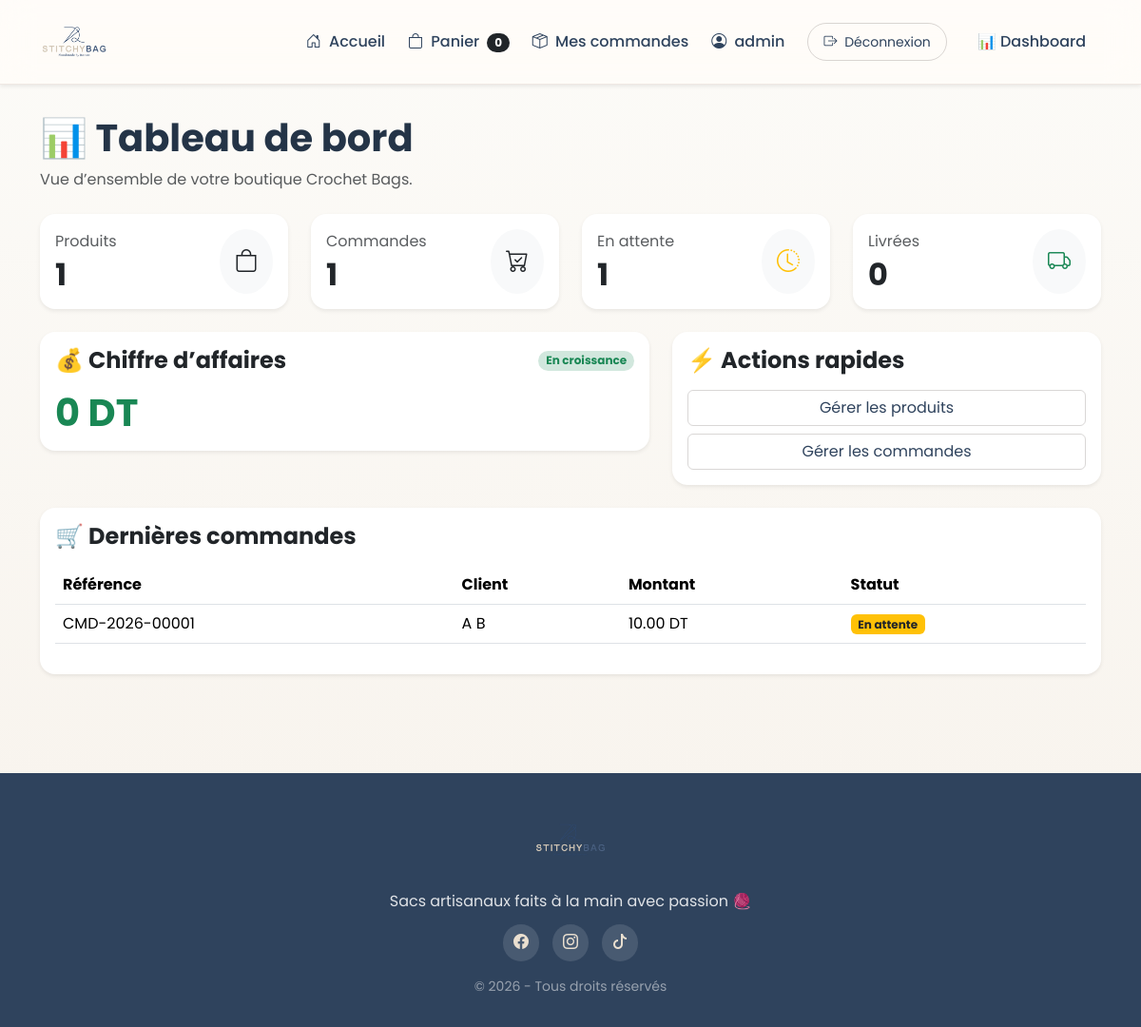
Page /dashboard/ (signed in) on the earlier database version.
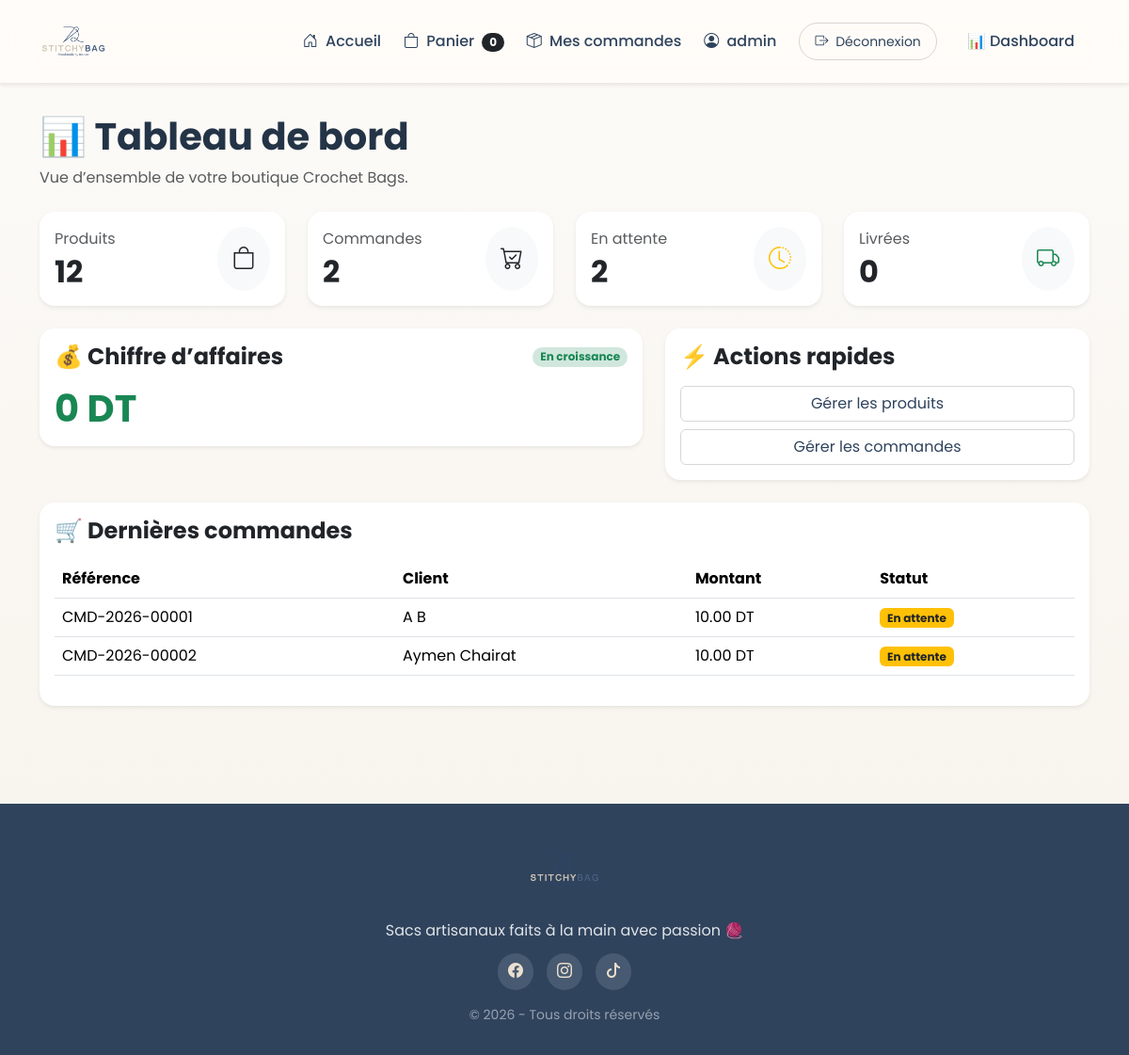
Same page on the later database version.
### shop/models.py (models this page shows, shortened)
class Order(models.Model):
    reference = models.CharField(
        max_length=20,
        unique=True,
        blank=True
    )
    user = models.ForeignKey(
    User,
    on_delete=models.CASCADE,
    null=True,
    blank=True
)
    first_name = models.CharField(max_length=100)
    last_name = models.CharField(max_length=100)
    phone = models.CharField(max_length=20)
    address = models.TextField()
    city = models.CharField(max_length=100)
    comment = models.TextField(blank=True, default="")
    total_price = models.DecimalField(
        max_digits=10,
        decimal_places=2,
        default=0
    )
    status = models.CharField(
        max_length=20,
        choices=OrderStatus.choices,
        default=OrderStatus.PENDING
    )
    created_at = models.DateTimeField(
        auto_now_add=True
    )

### shop/views.py (the view)
@staff_member_required
def dashboard(request):
    total_products = Product.objects.count()
    total_orders = Order.objects.count()
    pending_orders = Order.objects.filter(
        status='pending'
    ).count()
    delivered_orders = Order.objects.filter(
        status='delivered'
    ).count()
    revenue = (
        Order.objects.filter(
            status='delivered'
        ).aggregate(
            total=Sum('total_price')
        )['total']
        or 0
    )
    recent_orders = Order.objects.all()[:10]
    context = {
        "total_products": total_products,
        "total_orders": total_orders,
        "pending_orders": pending_orders,
        "delivered_orders": delivered_orders,
        "revenue": revenue,
        "recent_orders": recent_orders,
    }
    return render(
        request,
        "dashboard/dashboard.html",
        context
    )

### shop/cart.py (called while the page is built)
    def __len__(self):
        return sum(self.cart.values())

### shop/context_processors.py (called while the page is built)
def cart_count(request):
    cart = Cart(request)
    return {
        "cart_count": len(cart)
    }

### templates/dashboard/dashboard.html
{% extends 'base.html' %}
{% block content %}
<div class="mb-4">
    <h1 class="fw-bold mb-2">📊 Tableau de bord</h1>
    <p class="text-muted">Vue d’ensemble de votre boutique Crochet Bags.</p>
</div>
<div class="row g-4 mb-4">
    <div class="col-md-6 col-xl-3">
        <div class="card shadow-sm border-0 rounded-4 h-100">
            <div class="card-body d-flex align-items-center justify-content-between">
                <div>
                    <p class="text-muted mb-1">Produits</p>
                    <h2 class="fw-bold mb-0">{{ total_products }}</h2>
                </div>
                <div class="rounded-circle p-3 bg-light text-dark">
                    <i class="bi bi-bag fs-4"></i>
                </div>
            </div>
        </div>
    </div>
    <div class="col-md-6 col-xl-3">
        <div class="card shadow-sm border-0 rounded-4 h-100">
            <div class="card-body d-flex align-items-center justify-content-between">
                <div>
                    <p class="text-muted mb-1">Commandes</p>
                    <h2 class="fw-bold mb-0">{{ total_orders }}</h2>
                </div>
                <div class="rounded-circle p-3 bg-light text-dark">
                    <i class="bi bi-cart-check fs-4"></i>
                </div>
            </div>
        </div>
    </div>
    <div class="col-md-6 col-xl-3">
        <div class="card shadow-sm border-0 rounded-4 h-100">
            <div class="card-body d-flex align-items-center justify-content-between">
                <div>
                    <p class="text-muted mb-1">En attente</p>
                    <h2 class="fw-bold mb-0">{{ pending_orders }}</h2>
                </div>
                <div class="rounded-circle p-3 bg-light text-warning">
                    <i class="bi bi-clock-history fs-4"></i>
                </div>
            </div>
        </div>
    </div>
    <div class="col-md-6 col-xl-3">
        <div class="card shadow-sm border-0 rounded-4 h-100">
            <div class="card-body d-flex align-items-center justify-content-between">
                <div>
                    <p class="text-muted mb-1">Livrées</p>
                    <h2 class="fw-bold mb-0">{{ delivered_orders }}</h2>
                </div>
                <div class="rounded-circle p-3 bg-light text-success">
                    <i class="bi bi-truck fs-4"></i>
                </div>
            </div>
        </div>
    </div>
</div>
<div class="row g-4">
    <div class="col-lg-7">
        <div class="card shadow-sm border-0 rounded-4">
            <div class="card-body">
                <div class="d-flex justify-content-between align-items-center mb-3">
                    <h4 class="fw-bold mb-0">💰 Chiffre d’affaires</h4>
                    <span class="badge rounded-pill bg-success-subtle text-success">En croissance</span>
                </div>
                <h1 class="fw-bold text-success mb-0">{{ revenue }} DT</h1>
            </div>
        </div>
    </div>
    <div class="col-lg-5">
        <div class="card shadow-sm border-0 rounded-4">
            <div class="card-body">
                <h4 class="fw-bold mb-3">⚡ Actions rapides</h4>
                <a href="/admin/shop/product/" class="btn btn-outline-dark w-100 mb-2">Gérer les produits</a>
                <a href="/admin/shop/order/" class="btn btn-outline-dark w-100">Gérer les commandes</a>
            </div>
        </div>
    </div>
</div>
<div class="card shadow-sm border-0 rounded-4 mt-4">
    <div class="card-body">
        <h4 class="fw-bold mb-3">🛒 Dernières commandes</h4>
        <div class="table-responsive">
            <table class="table align-middle">
                <thead>
                <tr>
                    <th>Référence</th>
                    <th>Client</th>
                    <th>Montant</th>
                    <th>Statut</th>
                </tr>
                </thead>
                <tbody>
                {% for order in recent_orders %}
                <tr>
                    <td>{{ order.reference }}</td>
                    <td>{{ order.first_name }} {{ order.last_name }}</td>
                    <td>{{ order.total_price }} DT</td>
                    <td>
                        {% if order.status == 'delivered' %}
                        <span class="badge bg-success">{{ order.get_status_display }}</span>
                        {% elif order.status == 'pending' %}
                        <span class="badge bg-warning text-dark">{{ order.get_status_display }}</span>
                        {% else %}
                        <span class="badge bg-danger">{{ order.get_status_display }}</span>
                        {% endif %}
                    </td>
                </tr>
                {% endfor %}
                </tbody>
            </table>
        </div>
    </div>
</div>
{% endblock %}

### templates/base.html (shortened to what this page needs)
{% load static %}
<!DOCTYPE html>
<html lang="fr">
<head>
    <link href="https://cdn.jsdelivr.net/npm/bootstrap@5.3.3/dist/css/bootstrap.min.css" rel="stylesheet">
    <link rel="stylesheet" href="https://cdn.jsdelivr.net/npm/bootstrap-icons@1.11.3/font/bootstrap-icons.css">
    <link rel="stylesheet" href="{% static 'css/style.css' %}">
</head>
<body class="page-body">
<nav class="navbar navbar-expand-lg sticky-top shadow-sm">
    <div class="container">
        <a class="navbar-brand fw-bold d-flex align-items-center" href="/">
            <img src="{% static 'images/logo.png' %}" alt="StitchyBag logo" class="navbar-logo">
        </a>
        <div class="collapse navbar-collapse" id="menu">
            <ul class="navbar-nav ms-auto align-items-lg-center gap-lg-2">
                <li class="nav-item">
                    <a class="nav-link" href="/">
                        <i class="bi bi-house-door me-1"></i> Accueil
                    </a>
                </li>
                <li class="nav-item">
                    <a class="nav-link" href="{% url 'cart' %}">
                        <i class="bi bi-bag me-1"></i> Panier
                        <span class="badge rounded-pill bg-dark ms-1">{{ cart_count }}</span>
                    </a>
                </li>
                {% if user.is_authenticated %}
                <li class="nav-item">
                    <a class="nav-link" href="{% url 'my_orders' %}">
                        <i class="bi bi-box-seam me-1"></i> Mes commandes
                    </a>
                </li>
                <li class="nav-item">
                    <a class="nav-link" href="#">
                        <i class="bi bi-person-circle me-1"></i> {{ user.username }}
                    </a>
                </li>
                <li class="nav-item">
                    <form method="post" action="{% url 'logout' %}" class="d-inline">
                        <button type="submit" class="btn btn-outline-dark btn-sm ms-2">
                            <i class="bi bi-box-arrow-right me-1"></i> Déconnexion
                        </button>
                    </form>
                </li>
                {% endif %}
                {% if user.is_authenticated and user.is_staff %}
<li class="nav-item">
    <a class="nav-link btn btn-warning text-dark px-3 ms-2"
       href="{% url 'dashboard' %}">
        📊 Dashboard
    </a>
</li>
{% endif %}
            </ul>
        </div>
    </div>
</nav>
<div class="container main-shell">
    {% block content %}{% endblock %}
</div>
<footer class="footer-modern">
    <div class="container text-center">
        <img src="{% static 'images/logo.png' %}" alt="StitchyBag logo" class="footer-logo">
        <p class="mb-2">Sacs artisanaux faits à la main avec passion 🧶</p>
        <div class="footer-socials">
            <a href="https://www.facebook.com/profile.php?id=61569216085939" target="_blank" rel="noopener noreferrer" aria-label="Facebook"><i class="bi bi-facebook"></i></a>
            <a href="https://www.instagram.com/stitchybag/" target="_blank" rel="noopener noreferrer" aria-label="Instagram"><i class="bi bi-instagram"></i></a>
            <a href="https://www.tiktok.com/@crochet_by_hanen?is_from_webapp=1&sender_device=pc" target="_blank" rel="noopener noreferrer" aria-label="TikTok"><i class="bi bi-tiktok"></i></a>
        </div>
        <p class="small text-white-50 mb-0 mt-3">© 2026 - Tous droits réservés</p>
    </div>
</footer>
</body>
</html>

### static/css/style.css (style rules this page uses)
:root { --cream: #f7f2eb; --cream-strong: #ebe0d0; --brown: #465C7D; --brown-dark: #2f435d; --gold: #D3C8B8; --text: #243447; --muted: #64738a; --white: #fcfbf8; --shadow: 0 18px 45px rgba(36, 52, 71, 0.12); }
body { font-family: 'Poppins', 'Segoe UI', sans-serif; background: linear-gradient(180deg, #fcfbf8 0%, var(--cream) 100%); color: var(--text); }
img { display: block; max-width: 100%; }
body a { text-decoration: none; }
.page-body { min-height: 100vh; }
.main-shell { padding-top: 2rem; padding-bottom: 3rem; }
.navbar { background: rgba(255, 253, 249, 0.78) !important; backdrop-filter: blur(16px); border-bottom: 1px solid rgba(122, 88, 69, 0.12); }
.navbar-brand { letter-spacing: 0.04em; font-size: 1.15rem; }
.navbar-logo { width: 72px; height: 72px; object-fit: contain; border-radius: 0; box-shadow: none; }
.navbar-brand { padding: 0; }
.footer-logo { width: 78px; height: 78px; object-fit: contain; margin: 0 auto 0.85rem; border-radius: 0; box-shadow: none; }
.nav-link { color: var(--brown-dark) !important; font-weight: 500; transition: color 0.2s ease, transform 0.2s ease; }
.navbar .btn-outline-dark, .navbar .btn-dark { border-radius: 999px; padding: 0.55rem 1rem; }
.btn-outline-dark { border-color: rgba(47, 36, 29, 0.18); color: var(--brown-dark); }
.footer-modern { margin-top: 3.5rem; padding: 2rem 0; background: var(--brown-dark); color: rgba(255, 255, 255, 0.85); }
.footer-modern a { color: var(--cream-strong); }
.footer-socials { display: flex; justify-content: center; gap: 0.85rem; margin-top: 0.75rem; }
.footer-socials a { display: inline-flex; align-items: center; justify-content: center; width: 2.4rem; height: 2.4rem; border-radius: 999px; background: rgba(255, 255, 255, 0.12); transition: transform 0.2s ease, background 0.2s ease; }

Differences in the rows shown:
added Order: reference "CMD-2026-00002", first_name "Aymen", last_name "Chairat", total_price "10.00", status "En attente"
Other differences:
{{ total_products }}: "1" → "12"
{{ total_orders }}: "1" → "2"
{{ pending_orders }}: "1" → "2"
